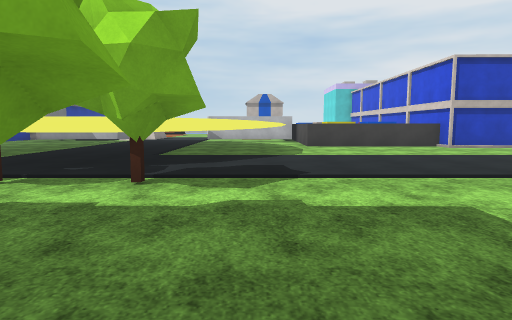
[1] (above)

24 first-person views from a walk through a Unity game level. The camera is 1.3 m above the floor, tilts 6° down and sees 75° across. The floor is counted in squares, 1.8 m on a side. Each view is taken from the middle of a square. On the plan, view 1 faces up. The plan holds only what a view shows up to about 11 squares ahead; the rest is blank. The place goes on beyond the plan. The terrain is drawn as flat ground. The player character is not drawn. Some animated figures are not drawn. Surface patterns are stand-ins for the level's own textures.

[2]
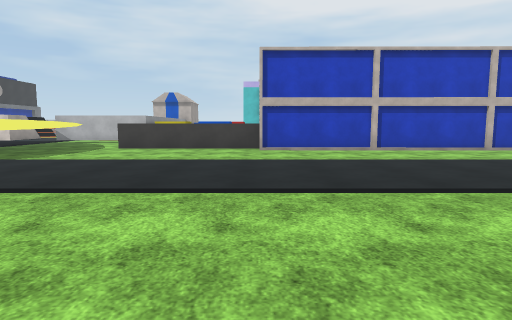

[3]
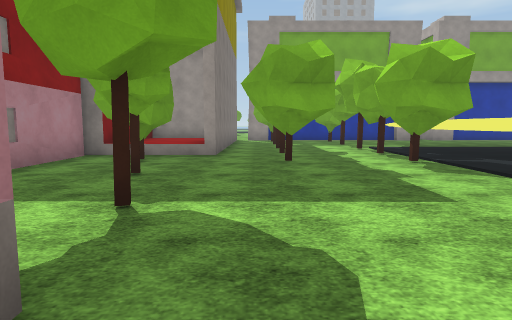

[4]
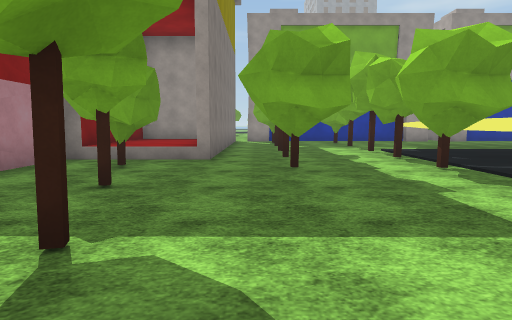

[5]
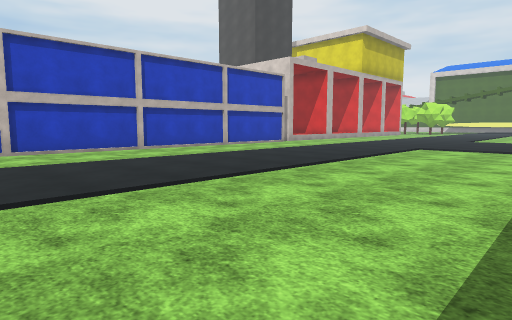

[6]
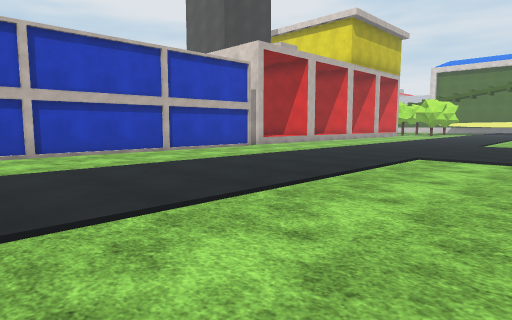

[7]
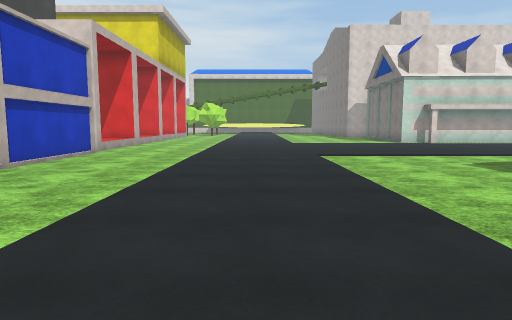

[8]
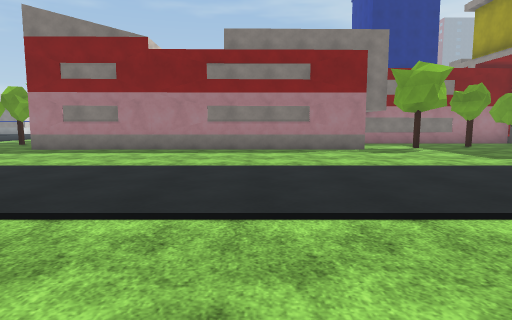

[9]
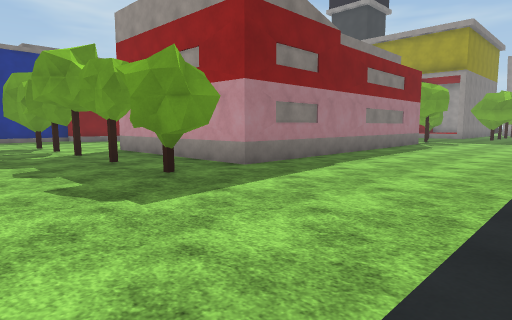

[10]
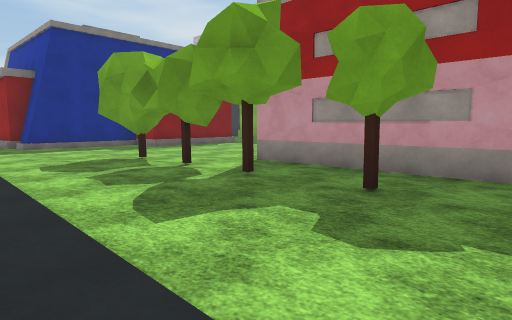

[11]
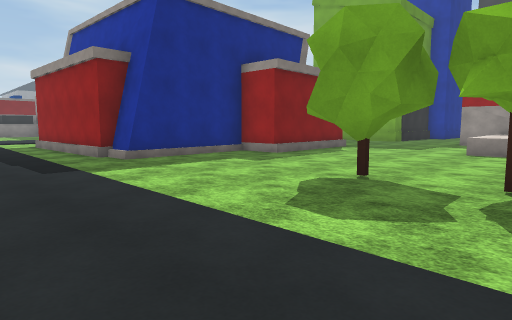

[12]
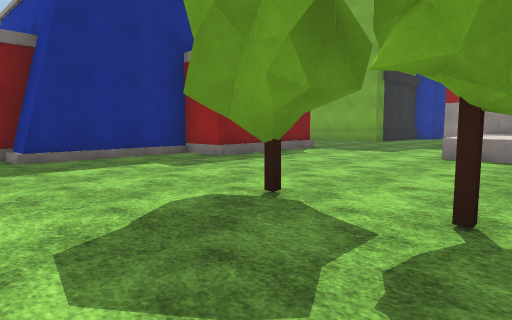

[13]
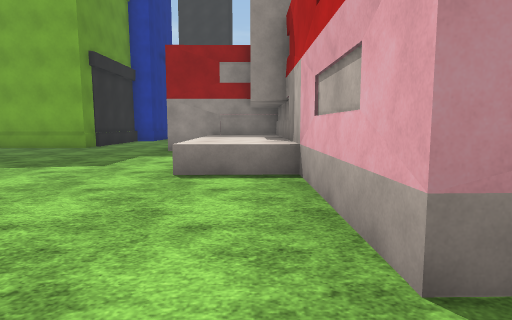

[14]
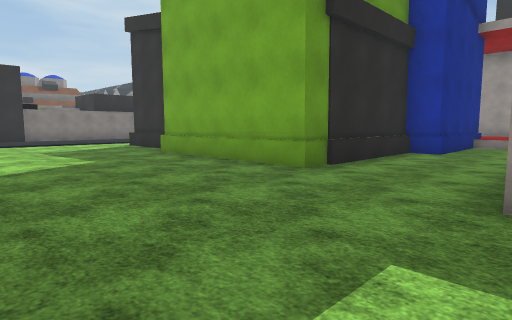

[15]
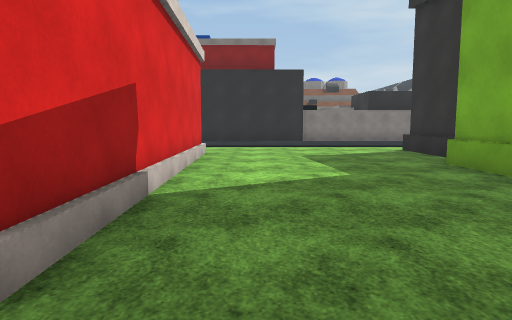

[16]
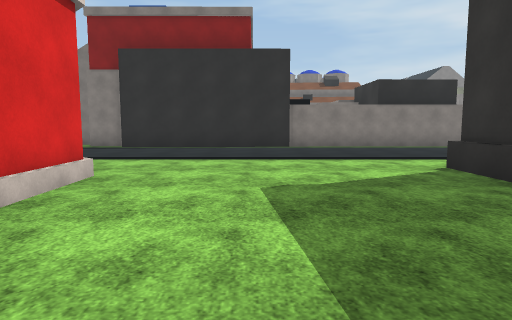

[17]
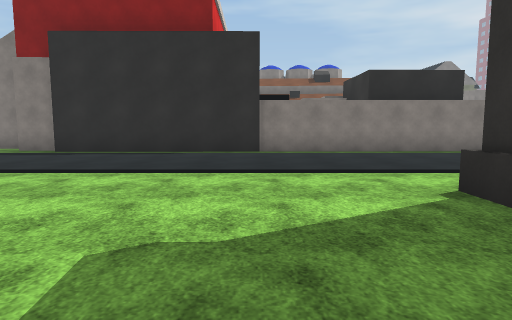

[18]
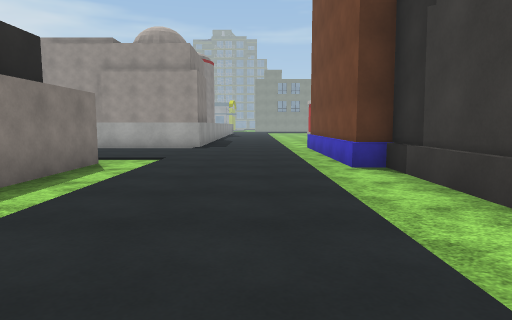

[19]
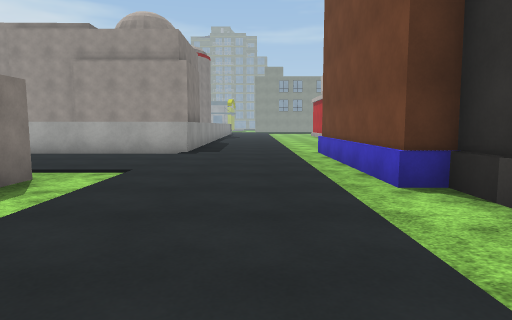

[20]
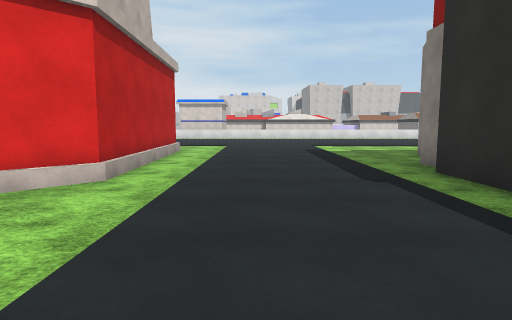

[21]
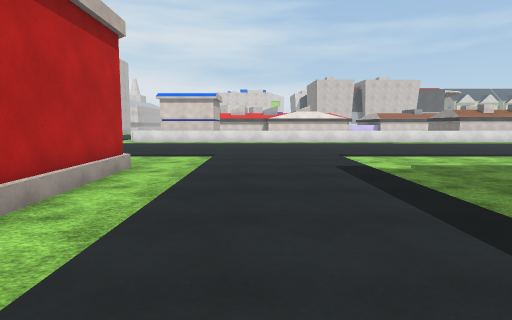

[22]
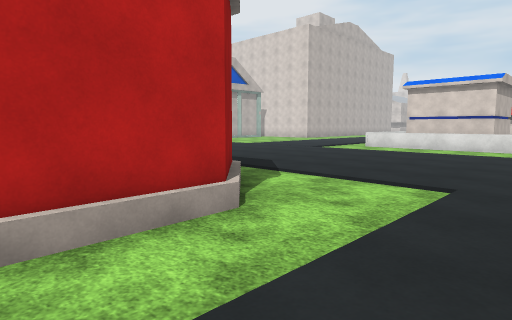

[23]
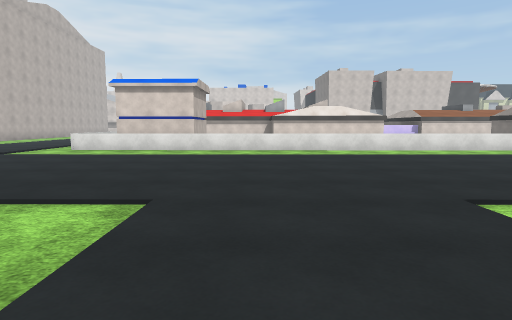

[24]
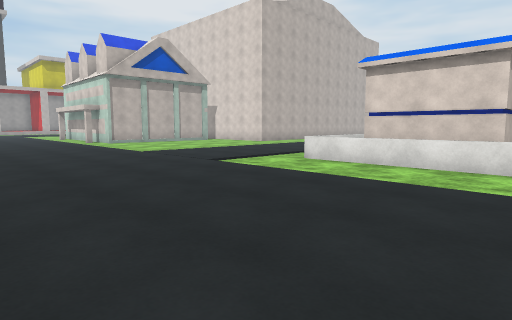

### Floor plan
Key: @ floor where view 1 was taken; # wall or solid block; x gap in a wall; . main floor; : floor 0.5 m higher than the main floor; / step, stairs or slope; = window, fence, low wall or low ledge; ^ raised ledge.
Columns run from 7 left of view 1 to 26 right of it. Each row starts with its distance up from view 1.
 12         .#^^^
 11        ^.....###############:
 10        ^.....................
  9        ^.....................
  8       ^^.....................
  7     ^^^^.....................
  6    ^^^^.......................
  5 ..^^^^#........................
  4 #...##.........................
  3 .............................
  2 ..#xx##......................
  1 .............................
  0 #####..@.#.##########.#......
 -1     ##.#...         #........
 -2     ##...           #.#......
 -3      ##             #......
 -4                     #......
 -5             #########.......
 -6             ^^^^^^..........
 -7             #^^^^^....##....
 -8             #..........#......
 -9       .........................
-10    :/..........................
-11    #####........................
-12        #####.....####............
-13            #.....#  ####..........
-14            #.....#     ##.........
-15            #.....#      #.........
-16           ##.....#      #.........
-17           #......#      #........=
-18           #......#     ##........#
-19        ####......#######.........#
-20 ..######..........////...........#
-21 .................................
-22 .................................
-23 .................................
-24 ^^^..............................
-25   #..........######..............
-26   #....#######    ####...........
-27   #..                  ..........
-28   #                     .........
-29                           ...  .^

Where each view was taken, in squares from view 1:
view 1: 0 up, 0 right, facing up
view 2: 1 up, 6 right, facing up
view 3: 1 up, 5 right, facing left
view 4: 1 up, 4 right, facing left
view 5: 1 up, 8 right, facing up-right
view 6: 2 up, 11 right, facing up-right
view 7: 6 up, 10 right, facing right
view 8: 10 up, 7 right, facing down
view 9: 5 up, 18 right, facing down-left
view 10: 0 up, 19 right, facing down-left
view 11: 5 down, 20 right, facing down-left
view 12: 5 down, 18 right, facing down-left
view 13: 6 down, 15 right, facing left
view 14: 8 down, 9 right, facing down-left
view 15: 10 down, 8 right, facing down
view 16: 14 down, 7 right, facing down
view 17: 16 down, 6 right, facing down
view 18: 22 down, 6 right, facing left
view 19: 22 down, 4 right, facing left
view 20: 22 down, 6 right, facing right
view 21: 22 down, 10 right, facing right
view 22: 22 down, 14 right, facing up-right
view 23: 22 down, 15 right, facing right
view 24: 21 down, 19 right, facing up-right
